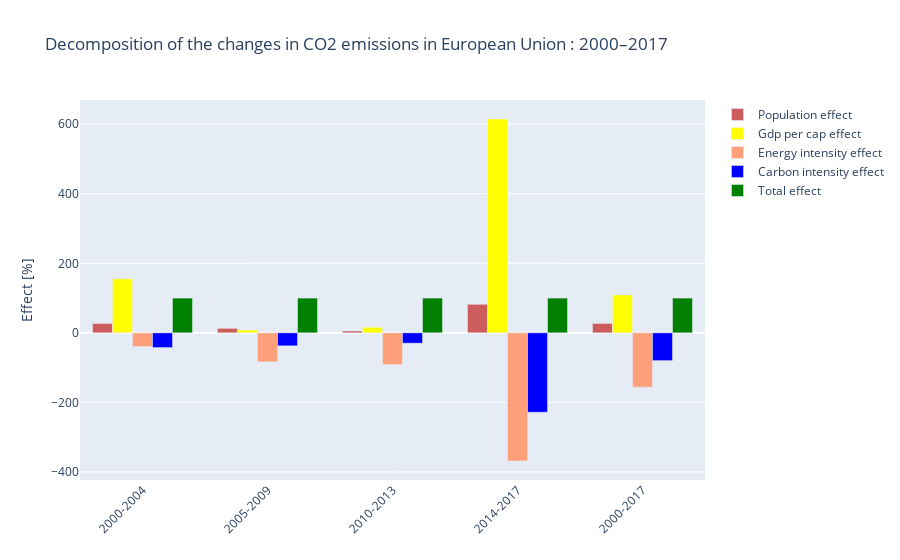

Source (notebook cell):
### Markdown cell above
## VISUALIZATION

### Code cell
import plotly.graph_objects as go
import plotly
from plotly.subplots import make_subplots
plotly.offline.init_notebook_mode(connected=True)

months = ['2000-2004', '2005-2009', '2010-2013', '2014-2017', '2000-2017']

fig = go.Figure()

fig.add_trace(go.Bar(x=months, y=lmdi_var['pop effect'], name='Population effect',
                     marker_color='indianred'))
fig.add_trace(go.Bar(x=months, y=lmdi_var['gdp cap effect'], name='Gdp per cap effect',
                     marker_color='Yellow'))
fig.add_trace(go.Bar(x=months, y=lmdi_var['energy intensity effect'], name='Energy intensity effect',
                     marker_color='lightsalmon'))
fig.add_trace(go.Bar(x=months, y=lmdi_var['carbon intensity effect'], name='Carbon intensity effect',
                     marker_color='Blue'))
fig.add_trace(go.Bar(x=months, y=lmdi_var['total effect'], name='Total effect',
                     marker_color='Green'))

fig.update_yaxes(title_text="Effect [%]")
fig.update_layout(barmode='group', xaxis_tickangle=-45,
                  title ="Decomposition of the changes in CO2 emissions in European Union : 2000–2017")
fig.show()

### Figure 1 — Plotly figure (JSON) as saved in the notebook; plotly's stock layout.template omitted (floating-point values rounded to 4 significant figures)
{"data": [{"marker": {"color": "indianred"}, "name": "Population effect", "type": "bar", "x": ["2000-2004", "2005-2009", "2010-2013", "2014-2017", "2000-2017"], "y": [26.75, 12.89, 5.195, 82.1, 27.08]}, {"marker": {"color": "Yellow"}, "name": "Gdp per cap effect", "type": "bar", "x": ["2000-2004", "2005-2009", "2010-2013", "2014-2017", "2000-2017"], "y": [155.3, 8.023, 16.05, 615.1, 109.0]}, {"marker": {"color": "lightsalmon"}, "name": "Energy intensity effect", "type": "bar", "x": ["2000-2004", "2005-2009", "2010-2013", "2014-2017", "2000-2017"], "y": [-39.56, -83.46, -91.39, -368.7, -156.2]}, {"marker": {"color": "Blue"}, "name": "Carbon intensity effect", "type": "bar", "x": ["2000-2004", "2005-2009", "2010-2013", "2014-2017", "2000-2017"], "y": [-42.44, -37.46, -29.85, -228.6, -79.91]}, {"marker": {"color": "Green"}, "name": "Total effect", "type": "bar", "x": ["2000-2004", "2005-2009", "2010-2013", "2014-2017", "2000-2017"], "y": [100, 100, 100, 100, 100]}], "layout": {"barmode": "group", "title": {"text": "Decomposition of the changes in CO2 emissions in European Union : 2000–2017"}, "xaxis": {"tickangle": -45}, "yaxis": {"title": {"text": "Effect [%]"}}}}
